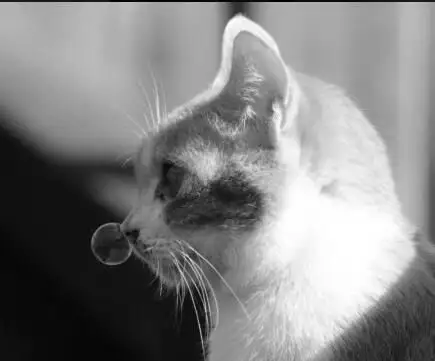
#> input picture studentNo_122106010768/cat.jpg, 435 x 361 px
$ python point_operation.py
#> lines starting #> are read from the running program, lines starting #| are printed output that depends on the picture
#  姓名：王安文
#  学号：122106010768
#  作业名：点运算实验
#  课程：图像分析基础
#  作业实现内容：线性点运算 + 分段线性点运算 + 非线性点运算
import numpy as np
import cv2
import sys


# 线性点运算实现灰度反转  s = 255-r
def linear_point(img):
    height = img.shape[0]
#> height = 361
    width = img.shape[1]
#> width = 435
    result = np.zeros((height, width), np.uint8)
    for i in range(height):
        for j in range(width):
            gray = -(img[i, j])+255
            result[i, j] = np.uint8(gray)
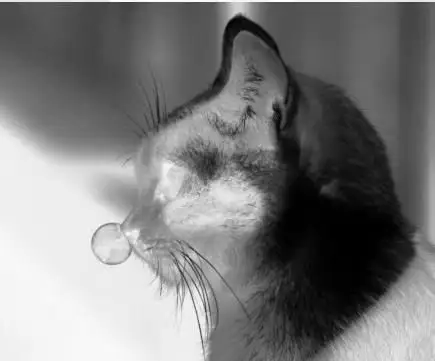
#> result: shape (361, 435); min 0, max 255, mean 123.9
    return result

# 分段线性点运算实现
# <=80灰度值,灰度扩展，S1 = 2*r+60; >80灰度值，灰度压缩，S2 =  0.2*r
def piece_wise_linear(img):
    height = img.shape[0]
#> height = 361
    width = img.shape[1]
#> width = 435
    result = np.zeros((height, width), np.uint8)
    for i in range(height):
        for j in range(width):
            if img[i, j] <= 80:
                result[i, j] = 2*img[i, j]+60
            else:
                result[i, j] = 0.2*img[i, j]
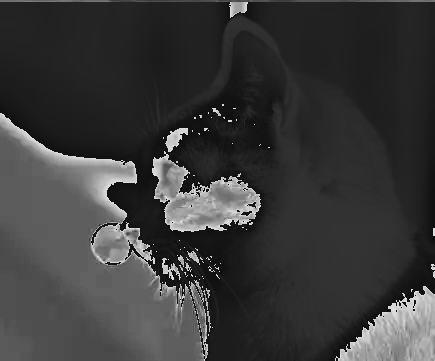
#> result: shape (361, 435); min 16, max 220, mean 58
    return result

# 非线性点运算实现幂次变换  r=0.5 c=1
def non_linear_point(img):
    result = img ** 0.5
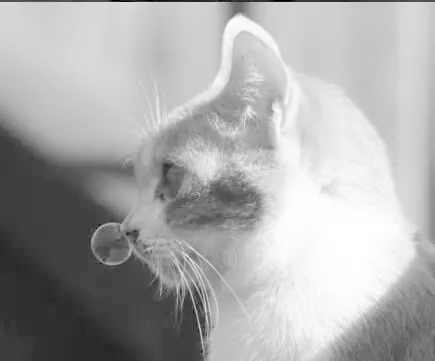
#> result: shape (361, 435) float64; min 0, max 15.97, mean 10.73; drawn with min black and max white
    result = np.uint8(result * 255 / np.max(result))
    return result

if __name__ == "__main__":
    # ------------调用三种点运算函数查看结果---------------#
    img_in = cv2.imread("cat.jpg", 0)
    linear_point_img = linear_point(img_in)
    piece_wise_linear_img = piece_wise_linear(img_in)
    non_linear_point_img = non_linear_point(img_in)

    cv2.namedWindow("线性点运算", 0)
    cv2.namedWindow("分段线性", 0)
    cv2.namedWindow("非线性", 0)

    cv2.resizeWindow("线性点运算", 500, 400)
    cv2.resizeWindow("分段线性", 500, 400)
    cv2.resizeWindow("非线性", 500, 400)

    cv2.imshow("线性点运算", linear_point_img)
    cv2.imshow("分段线性", piece_wise_linear_img)
    cv2.imshow("非线性", non_linear_point_img)
    cv2.waitKey(0)
    cv2.destroyAllWindows()

$ run again, with studentNo_122106010768/flower.jpg copied over studentNo_122106010768/cat.jpg
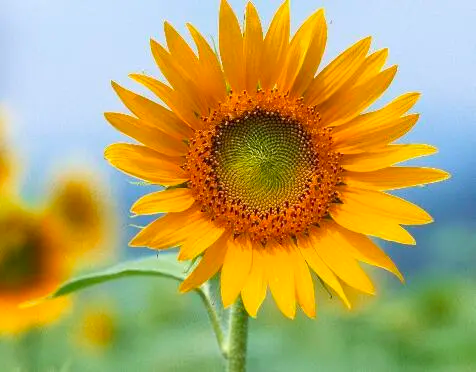
#> input picture studentNo_122106010768/flower.jpg, 476 x 372 px
#> after the loop in piece_wise_linear, `for i in range(height):`:
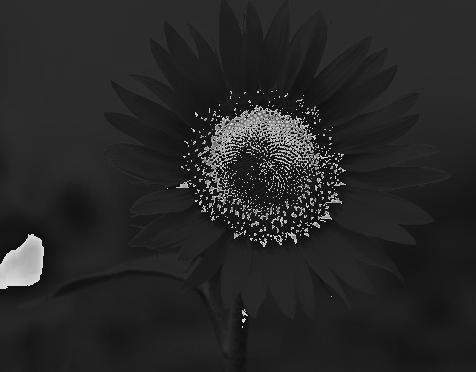
#> result: shape (372, 476); min 16, max 220, mean 38.8
#> in non_linear_point, `result = np.uint8(result * 255 / np.max(result))`:
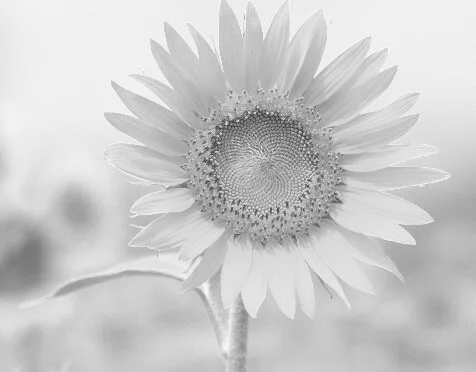
#> result: shape (372, 476); min 39, max 255, mean 203.4

$ run again, with studentNo_122106010768/fog.jpg copied over studentNo_122106010768/cat.jpg
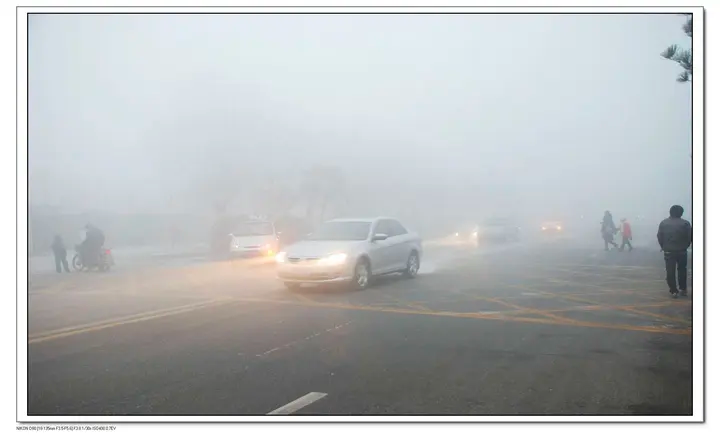
#> input picture studentNo_122106010768/fog.jpg, 720 x 435 px
#> after the loop in piece_wise_linear, `for i in range(height):`:
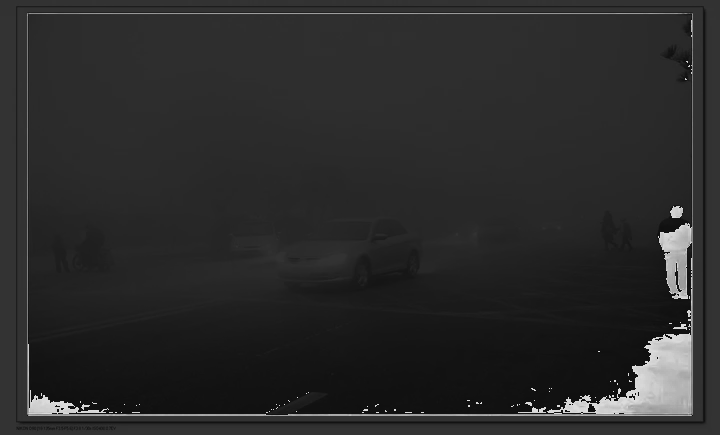
#> result: shape (435, 720); min 16, max 220, mean 42.3
#> in non_linear_point, `result = img ** 0.5`:
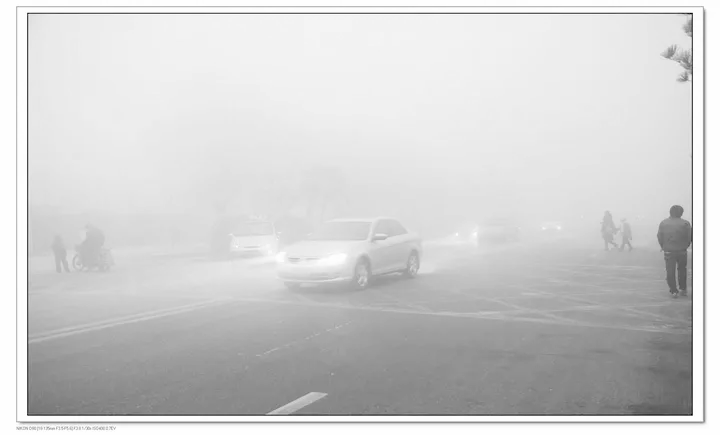
#> result: shape (435, 720) float64; min 1.73, max 15.97, mean 13.37; drawn with min black and max white
